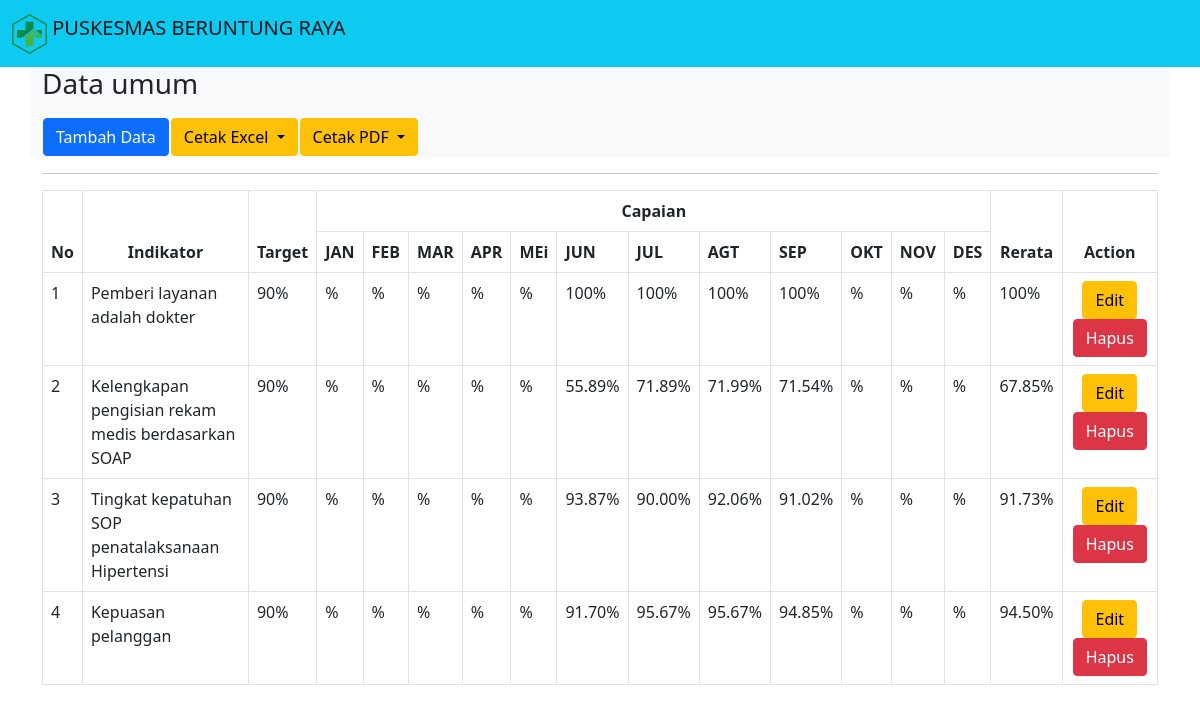
/ruangan/umum.php, run on the app's committed database.
### tables this page shows
CREATE TABLE `tb_indikator` (
  `id` int(11) NOT NULL,
  `indikator` varchar(225) NOT NULL,
  `target` varchar(10) NOT NULL,
  `jan` varchar(50) NOT NULL,
  `feb` varchar(50) NOT NULL,
  `mar` varchar(50) NOT NULL,
  `apr` varchar(50) NOT NULL,
  `mei` varchar(50) NOT NULL,
  `jun` varchar(10) NOT NULL,
  `jul` varchar(10) NOT NULL,
  `agt` varchar(10) NOT NULL,
  `sep` varchar(10) NOT NULL,
  `okt` varchar(50) NOT NULL,
  `nov` varchar(50) NOT NULL,
  `des` varchar(50) NOT NULL,
  `rata` varchar(10) NOT NULL,
  `ruangan` varchar(50) NOT NULL,
  `tahun` varchar(10) NOT NULL
);

### ruangan/umum.php (the view, shortened to what this page needs)
<?php
include "header.php";
?>
<div class="container">
        <div class="row">
            <section class="bg-light ">
                <h3 class="pb-2">
                    Data umum
                </h3>
                <table>
                    <th>
                        <a href="aksi/tambah_umum.php"class="btn btn-primary" >Tambah Data</a>
                    </th>
                    <th>
                        <div class="dropdown">
                            <button class="btn btn-warning dropdown-toggle" type="button" id="dropdownMenuButton1" data-bs-toggle="dropdown" aria-expanded="false">
                                Cetak Excel
                            </button>
                        </div>
                    </th>
                    <th>
                        <div class="dropdown">
                            <button class="btn btn-warning dropdown-toggle" type="button" id="dropdownMenuButton1" data-bs-toggle="dropdown" aria-expanded="false">
                                Cetak PDF
                            </button>
                        </div>
                    </th>
                </table>
            </section>
        </div>
        <hr>
        <div class="row">
            <div class="table-responsive" id="no-more-tables">
                <table class="table table-bordered">
                <thead>
                        <tr align="center">
                          <th scope="col" rowspan="2">No</th>
                          <th scope="col" rowspan="2">Indikator</th>
                          <th scope="col" rowspan="2" >Target</th>
                          <th scope="col" colspan="12">Capaian</th>
                          <th scope="col" rowspan="2">Rerata</th>
                          <th scope="col" rowspan="2" colspan="2">Action</th>
                        </tr>
                        <tr>
                            <th>JAN</th>
                            <th>FEB</th>
                            <th>MAR</th>
                            <th>APR</th>
                            <th>MEi</th>
                            <th>JUN</th>
                            <th>JUL</th>
                            <th>AGT</th>
                            <th>SEP</th>
                            <th>OKT</th>
                            <th>NOV</th>
                            <th>DES</th>
                        </tr>
                      </thead>
                        <?php
                            include "../asset/koneksi/koneksi.php";
                            $no=1;
                            $query= mysqli_query($koneksi,"SELECT * FROM `tb_indikator` WHERE ruangan LIKE 'Ruangan umum' ORDER BY tahun DESC");
                            while ($data = mysqli_fetch_array($query)){
                        ?>
                      <tbody>
                        <tr>
                            <td data-title="No"><?php echo $no++;?></td>
                            <td data-title="Indikator"><?php echo $data['indikator'];?></td>
                            <td data-title="Target"><?php echo $data['target'];?>%</td>
                            <td data-title="Januari"><?php echo $data['jan'];?>%</td>
                            <td data-title="Februari"><?php echo $data['feb'];?>%</td>
                            <td data-title="Maret"><?php echo $data['mar'];?>%</td>
                            <td data-title="April"><?php echo $data['apr'];?>%</td>
                            <td data-title="Mei"><?php echo $data['mei'];?>%</td>
                            <td data-title="Juni"><?php echo $data['jun'];?>%</td>
                            <td data-title="Juli"><?php echo $data['jul'];?>%</td>
                            <td data-title="Agustus"><?php echo $data['agt'];?>%</td>
                            <td data-title="September"><?php echo $data['sep'];?>%</td>
                            <td data-title="Oktober"><?php echo $data['okt'];?>%</td>
                            <td data-title="November"><?php echo $data['nov'];?>%</td>
                            <td data-title="Desember"><?php echo $data['des'];?>%</td>
                            <td data-title="Rerata"><?php echo $data['rata'];?>%</td>
                            <td data-title="Action" align="center"><a href="aksi/edit_umum.php?id=<?php echo $data['id']; ?>"class="btn btn-warning">Edit</a>
                        <a href="aksi/hapus_umum.php?id=<?php echo $data['id']; ?>" class="btn btn-danger">Hapus</a></td>
                        </tr>
                        <?php
                            }
                        ?>
                      </tbody>
                  </table>
            </div>
        </div>
      </div>
</body>
</html>

### data on the page
tb_indikator: indikator "Pemberi layanan adalah dokter", target "90", jun "100", jul "100", agt "100", sep "100", rata "100"
tb_indikator: indikator "Kelengkapan pengisian rekam medis berdasarkan SOAP", target "90", jun "55.89", jul "71.89", agt "71.99", sep "71.54", rata "67.85"
tb_indikator: indikator "Tingkat kepatuhan SOP penatalaksanaan Hipertensi", target "90", jun "93.87", jul "90.00", agt "92.06", sep "91.02", rata "91.73"
tb_indikator: indikator "Kepuasan pelanggan", target "90", jun "91.70", jul "95.67", agt "95.67", sep "94.85", rata "94.50"
